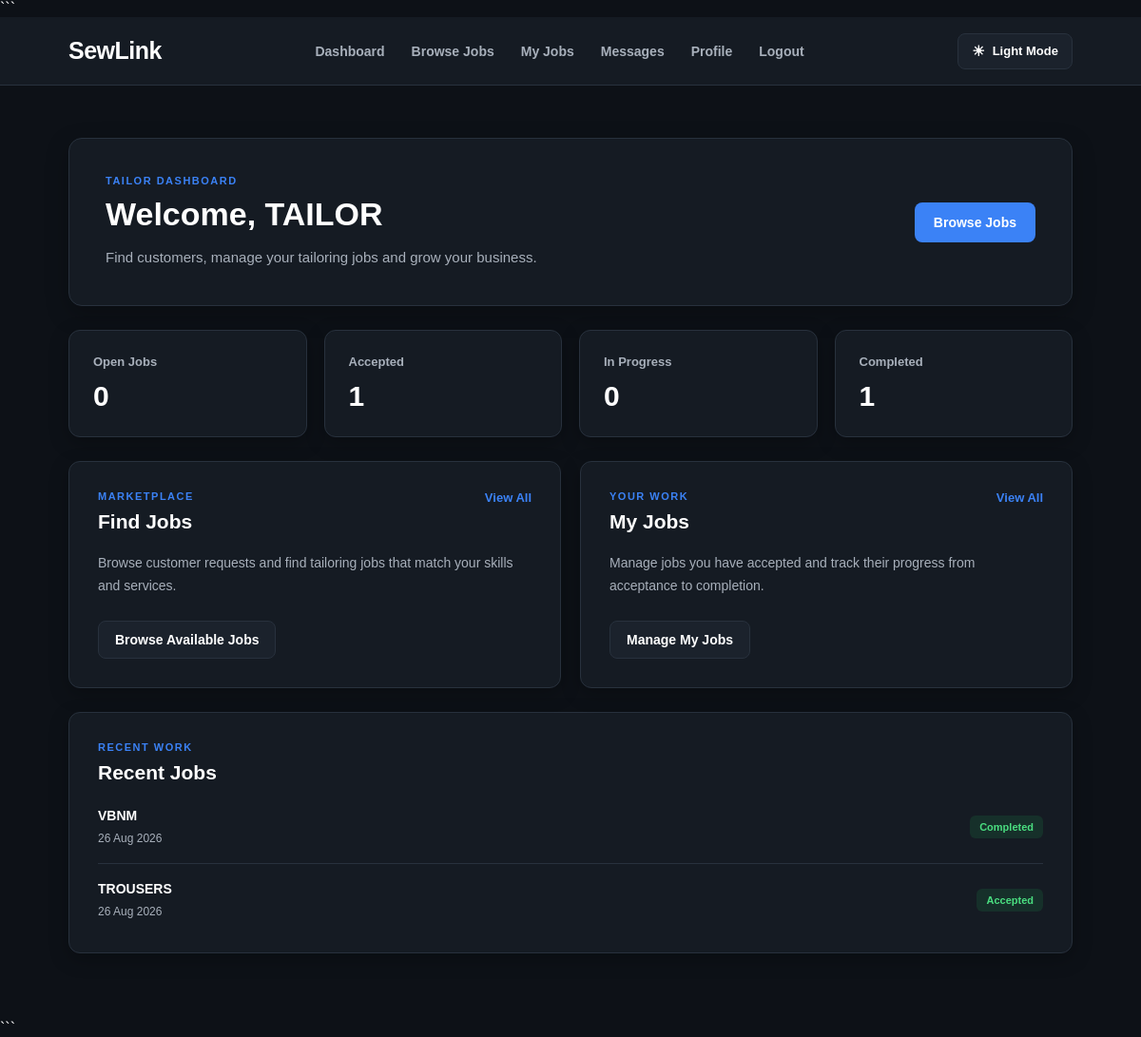
Before: /tailor/dashboard/ (signed in) with the older database file.
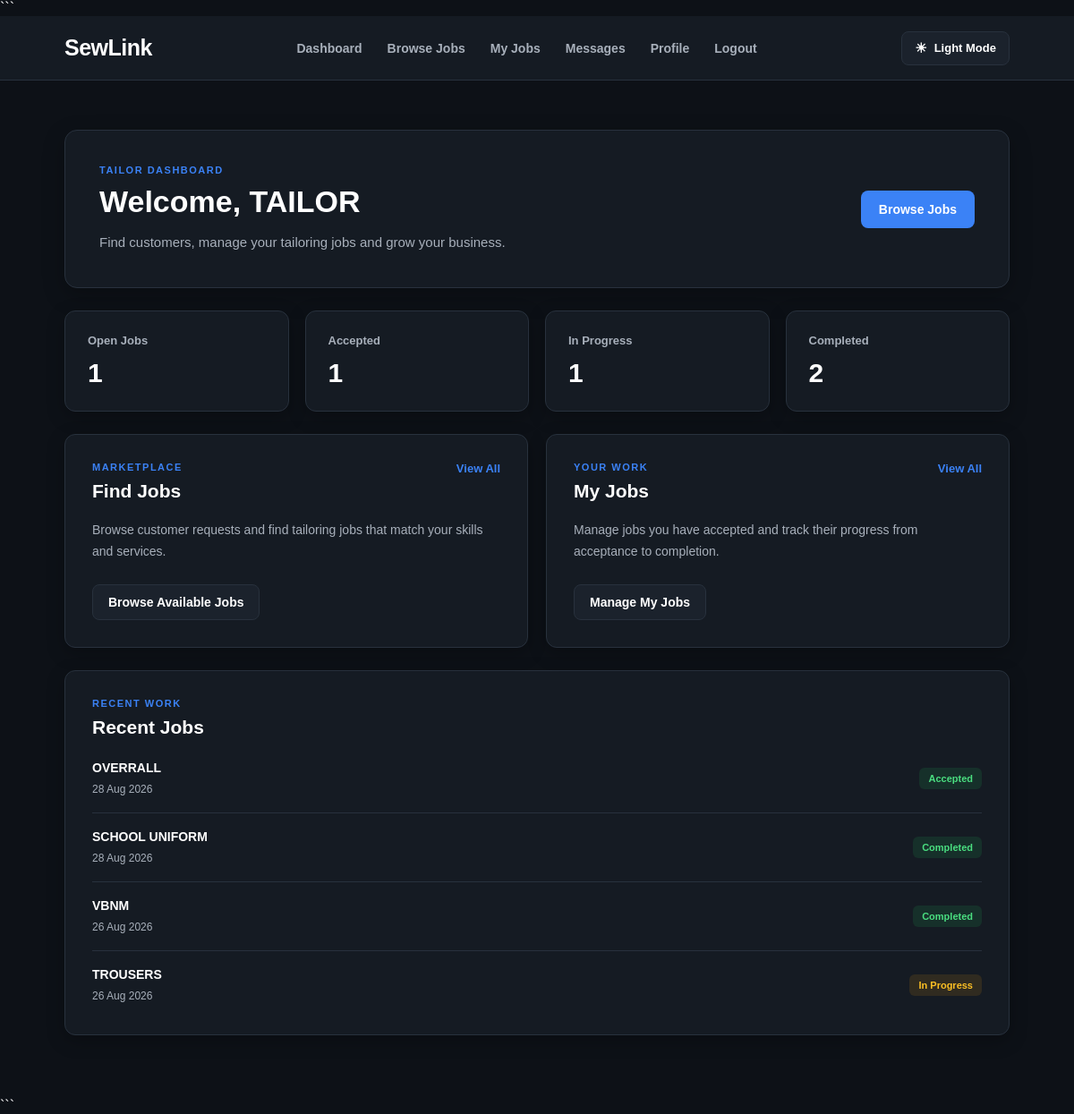
After: the same page with the newer database file.
### JobApp/models.py (models this page shows, shortened)
class Job(models.Model):
    CATEGORY_CHOICES = [
        ('tailoring', 'Tailoring'),
        ('alteration', 'Clothing Alteration'),
        ('repair', 'Clothing Repair'),
        ('embroidery', 'Embroidery'),
        ('design', 'Clothing Design'),
        ('other', 'Other'),
    ]
    STATUS_CHOICES = [
        ('open', 'Open'),
        ('pending', 'Pending'),
        ('accepted', 'Accepted'),
        ('rejected', 'Rejected'),
        ('in_progress', 'In Progress'),
        ('completed', 'Completed'),
        ('cancelled', 'Cancelled'),
    ]
    customer = models.ForeignKey(
        CustomerProfile,
        on_delete=models.CASCADE,
        related_name='jobs'
    )
    tailor = models.ForeignKey(
        TailorProfile,
        on_delete=models.SET_NULL,
        null=True,
        blank=True,
        related_name='jobs'
    )
    service = models.ForeignKey(
        Service,
        on_delete=models.SET_NULL,
        null=True,
        blank=True,
        related_name='jobs'
    )
    title = models.CharField(max_length=200)
    description = models.TextField()
    category = models.CharField(
        max_length=30,
        choices=CATEGORY_CHOICES,
        default='tailoring'
    )
    budget = models.DecimalField(
        max_digits=10,
        decimal_places=2,
        null=True,
        blank=True
    )
    agreed_price = models.DecimalField(
        max_digits=10,
        decimal_places=2,
        null=True,
        blank=True
    )
    deadline = models.DateField(
        null=True,
        blank=True
    )
    requested_date = models.DateField(
        null=True,
        blank=True
    )
    location = models.CharField(
        max_length=150
    )
    reference_image = models.ImageField(
        upload_to='job_references/',
        blank=True,
        null=True
    )
    status = models.CharField(
        max_length=20,
        choices=STATUS_CHOICES,
        default='open'
    )
    created_at = models.DateTimeField(
        auto_now_add=True
    )
    updated_at = models.DateTimeField(
        auto_now=True
    )

### TailorApp/views.py (the view)
# urls.py: path('dashboard/', views.dashboard, name='dashboard'),
@login_required
def dashboard(request):
    tailor = get_object_or_404(TailorProfile, user=request.user)
    my_jobs = Job.objects.filter(tailor=tailor)
    open_jobs = Job.objects.filter(status='open').count()
    accepted_jobs = my_jobs.filter(status='accepted').count()
    in_progress_jobs = my_jobs.filter(status='in_progress').count()
    completed_jobs = my_jobs.filter(status='completed').count()
    recent_jobs = my_jobs.order_by('-created_at')[:5]
    return render(request, 'TailorApp/tailor_dashboard.html', {
        'tailor': tailor,
        'open_jobs': open_jobs,
        'accepted_jobs': accepted_jobs,
        'in_progress_jobs': in_progress_jobs,
        'completed_jobs': completed_jobs,
        'recent_jobs': recent_jobs,
    })

### TailorApp/templates/TailorApp/tailor_dashboard.html (shortened to what this page needs)
{% load static %}
<!DOCTYPE html>
<html lang="en">
<head>
    <link rel="stylesheet" href="{% static 'css/tailor_dashboard.css' %}">
</head>
<body>
```
<header class="navbar">
    <div class="logo">SewLink</div>
    <nav>
        <a href="{% url 'TailorApp:dashboard' %}">Dashboard</a>
        <a href="{% url 'JobApp:tailor_job_list' %}">Browse Jobs</a>
        <a href="{% url 'JobApp:tailor_my_jobs' %}">My Jobs</a>
        <a href="#">Messages</a>
        <a href="#">Profile</a>
        <a href="{% url 'AuthenticationApp:logout' %}">Logout</a>
    </nav>
    <button type="button" class="theme-toggle" id="themeToggle">
        <span id="themeIcon">☀</span>
        <span id="themeText">Light Mode</span>
    </button>
</header>
<main class="dashboard">
    <section class="welcome">
        <div>
            <p class="eyebrow">TAILOR DASHBOARD</p>
            <h1>Welcome, {{ request.user.username }}</h1>
            <p>
                Find customers, manage your tailoring jobs and grow your business.
            </p>
        </div>
        <a href="{% url 'JobApp:tailor_job_list' %}" class="primary-button">
            Browse Jobs
        </a>
    </section>
    <section class="stats">
        <div class="stat-card">
            <span>Open Jobs</span>
            <strong>{{ open_jobs }}</strong>
        </div>
        <div class="stat-card">
            <span>Accepted</span>
            <strong>{{ accepted_jobs }}</strong>
        </div>
        <div class="stat-card">
            <span>In Progress</span>
            <strong>{{ in_progress_jobs }}</strong>
        </div>
        <div class="stat-card">
            <span>Completed</span>
            <strong>{{ completed_jobs }}</strong>
        </div>
    </section>
    <section class="content-grid">
        <div class="card">
            <div class="card-header">
                <div>
                    <p class="eyebrow">MARKETPLACE</p>
                    <h2>Find Jobs</h2>
                </div>
                <a href="{% url 'JobApp:tailor_job_list' %}">
                    View All
                </a>
            </div>
            <p>
                Browse customer requests and find tailoring jobs that match
                your skills and services.
            </p>
            <a href="{% url 'JobApp:tailor_job_list' %}" class="secondary-button">
                Browse Available Jobs
            </a>
        </div>
        <div class="card">
            <div class="card-header">
                <div>
                    <p class="eyebrow">YOUR WORK</p>
                    <h2>My Jobs</h2>
                </div>
                <a href="{% url 'JobApp:tailor_my_jobs' %}">
                    View All
                </a>
            </div>
            <p>
                Manage jobs you have accepted and track their progress
                from acceptance to completion.
            </p>
            <a href="{% url 'JobApp:tailor_my_jobs' %}" class="secondary-button">
                Manage My Jobs
            </a>
        </div>
    </section>
    <section class="card activity">
        <div class="card-header">
            <div>
                <p class="eyebrow">RECENT WORK</p>
                <h2>Recent Jobs</h2>
            </div>
        </div>
        {% if recent_jobs %}
            <div class="jobs">
                {% for job in recent_jobs %}
                    <div class="job">
                        <div>
                            <strong>{{ job.title }}</strong>
                            <small>{{ job.created_at|date:"d M Y" }}</small>
                        </div>
                        <span class="status status-{{ job.status }}">
                            {{ job.get_status_display }}
                        </span>
                    </div>
                {% endfor %}
            </div>
        {% else %}
            <div class="empty-state">
                <h3>No jobs yet</h3>
                <p>Jobs you accept will appear here.</p>
            </div>
        {% endif %}
    </section>
</main>
```
</body>
</html>

Changed rows visible on the page:
added Job: title "OVERRALL", created_at "28 Aug 2026", status "Accepted"
added Job: title "SCHOOL UNIFORM", created_at "28 Aug 2026", status "Completed"
changed Job "TROUSERS": status "Accepted" → "In Progress"
Other visible differences:
{{ open_jobs }}: "0" → "1"
{{ in_progress_jobs }}: "0" → "1"
{{ completed_jobs }}: "1" → "2"
